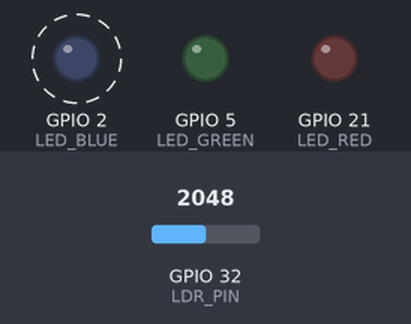
A program run on a simulated ESP32. Shown: output pins drawn as LEDs (lit = HIGH). Dashed ring = blinking. The inputs (shaded band) are chosen by the test bench; at power-on: GPIO 32 (LDR_PIN) = 2048. WiFi joins after 1.5 s; servers stay silent unless stated; what the program prints to the serial monitor is not drawn.

Above: at 3.39 s.
3.8 s: GPIO 32 (LDR_PIN) set to 1574
6.8 s: GPIO 32 (LDR_PIN) set to 1428
At 8.0 s:
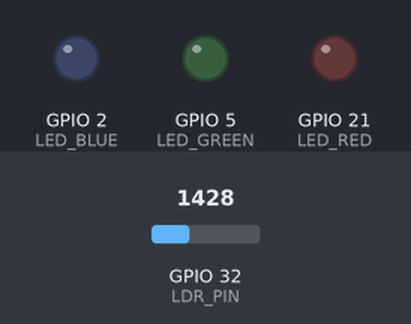
11.3 s: GPIO 32 (LDR_PIN) set to 1540
At 11.47 s:
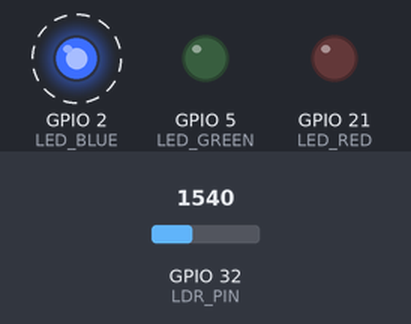
14.3 s: GPIO 32 (LDR_PIN) set to 1460
At 14.8 s:
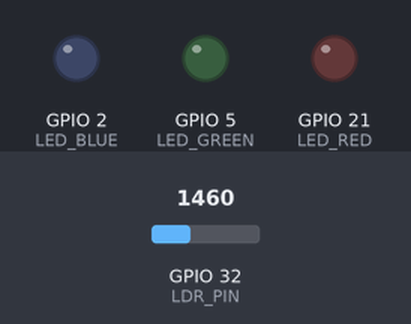
Timing chart, 0 to 16.8 s (numbered marks = the images above; inputs shaded):
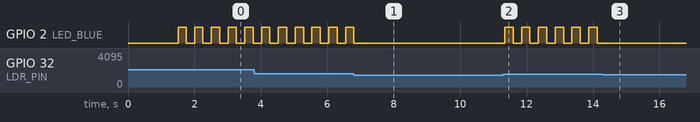

Measured:
- the behaviour switches between 1501 and 1500 on GPIO 32 (LDR_PIN) (found by bisection; images 0 and 1)
- after the input at 6.8 s, GPIO 2 (LED_BLUE): goes on until 6.8 s, then stays LOW
- after the input at 11.3 s, GPIO 2 (LED_BLUE): alternates HIGH for 0.25 s and LOW for 0.25 s, starting after 0.05 s
- after the input at 14.3 s, GPIO 2 (LED_BLUE): stops changing and stays LOW
- by itself, GPIO 2 (LED_BLUE): alternates HIGH for 0.25 s and LOW for 0.25 s

The program:

main.cpp
```cpp
#include <Arduino.h>
#include <WiFi.h>
#include <WebSocketsClient.h>
#include <ArduinoJson.h>

#include <secrets.h>
#include <wifi_log.h>

// EN: seminar-assignment — control system with feedback. The ESP32 is
//     a WebSocket client of the Node hub (port 8811). Browser buttons
//     send `LED` commands which set `greenIntention`; the chip drives
//     the green LED accordingly. A photoresistor on GPIO 32 is read
//     at ~20 Hz and streamed back as `fotoupornik`.
//
//     Feedback loop. The chip compares intention vs LDR:
//       intention=ON  + dark sensor   → "napaka_vklop"  (red reserve on,
//                                                        blue blinks)
//       intention=OFF + bright sensor → "napaka_izklop" (just blue blinks)
//       otherwise → "ok"
//     Status changes are pushed to the hub as `status` messages so the
//     UI can show an error banner. `LDR_THRESHOLD` is the single knob
//     — watch the chart with the LED on (uncovered) vs off, then set
//     it somewhere between the two plateaus.
// SL: seminar-assignment — kontrolni sistem s povratno zanko. ESP32 je
//     WebSocket odjemalec Node zvezdišča (vrata 8811). Gumbi v
//     brskalniku pošljejo ukaz `LED`, ki nastavi `greenIntention`;
//     čip ustrezno krmili zeleno LED. Fotoupornik na GPIO 32 se bere
//     ~20-krat na sekundo in pošilja kot `fotoupornik`.
//
//     Povratna zanka. Čip primerja ukaz in meritev LDR:
//       ukaz=VKLOP  + temno  → "napaka_vklop"  (rezervna rdeča sveti,
//                                                modra utripa)
//       ukaz=IZKLOP + svetlo → "napaka_izklop" (samo modra utripa)
//       sicer → "ok"
//     Spremembe stanja čip pošlje kot sporočilo `status`, da UI prikaže
//     pas z napako. `LDR_THRESHOLD` je edina nastavljiva vrednost — na
//     grafu opazuj vrednost ob prižgani (odkriti) in ob ugasnjeni LED,
//     nato izberi prag nekje med obema.
const uint16_t SERVER_PORT = 8811;

const uint8_t LED_BLUE  = 2;
const uint8_t LED_RED   = 21;
const uint8_t LED_GREEN = 5;
const uint8_t LDR_PIN   = 32;

const int      LDR_THRESHOLD     = 1500;
const uint32_t BLINK_INTERVAL_MS  = 250;
const uint32_t COMMAND_GRACE_MS   = 150;

enum ErrorState { ERR_NONE, ERR_VKLOP, ERR_IZKLOP };

WebSocketsClient webSocket;

bool       greenIntention     = false;
uint32_t   intentionChangedAt = 0;
int        ldrValue           = 0;
ErrorState errorState         = ERR_NONE;
ErrorState lastReported       = ERR_NONE;

uint32_t lastBlinkMs   = 0;
bool     blueBlinkPhase = false;

const char* statusName(ErrorState s) {
  switch (s) {
    case ERR_VKLOP:  return "napaka_vklop";
    case ERR_IZKLOP: return "napaka_izklop";
    default:         return "ok";
  }
}

void sendStatus(ErrorState s) {
  String payload = R"({"tipSporočila":"status","stanje":")";
  payload += statusName(s);
  payload += "\"}";
  webSocket.sendTXT(payload);
}

void onWebSocketEvent(WStype_t type, uint8_t* payload, size_t length) {
  switch (type) {
    case WStype_CONNECTED:
      Serial.printf("Povezana s strežnikom %s:%u\n", SERVER_HOST, SERVER_PORT);
      // EN: re-announce current status on (re)connect so a freshly
      //     loaded browser tab gets the banner state immediately.
      // SL: ob (ponovni) povezavi ponovno objavimo trenutno stanje, da
      //     sveže naložen zavihek brskalnika takoj dobi stanje pasu.
      lastReported = (ErrorState) -1;
      break;

    case WStype_DISCONNECTED:
      Serial.println("Povezava s strežnikom prekinjena.");
      break;

    case WStype_TEXT: {
      Serial.printf("Prejeto: %s\n", payload);

      StaticJsonDocument<256> doc;
      DeserializationError err = deserializeJson(doc, payload);
      if (err) {
        Serial.print("deserializeJson() — napaka: ");
        Serial.println(err.c_str());
        return;
      }

      const char* tip = doc["tipSporočila"];
      if (tip && strcmp(tip, "LED") == 0) {
        int pin      = doc["pin"];
        int vrednost = doc["vrednost"];
        if (pin == LED_GREEN) {
          bool newIntention = (vrednost == 1);
          if (newIntention != greenIntention) {
            greenIntention     = newIntention;
            intentionChangedAt = millis();
          }
        }
      }
      break;
    }

    default:
      break;
  }
}

void setup() {
  Serial.begin(115200);

  pinMode(LED_BLUE,  OUTPUT);
  pinMode(LED_RED,   OUTPUT);
  pinMode(LED_GREEN, OUTPUT);

  printWifiTarget();
  WiFi.begin(WIFI_SSID, WIFI_PASSWORD);

  while (WiFi.status() != WL_CONNECTED) {
    delay(500);
    Serial.println("Povezovanje z WiFi omrežjem ...");
  }

  Serial.println("Modul esp32 je povezan!");
  Serial.print("IP naslov esp32 modula: ");
  Serial.println(WiFi.localIP());

  for (int i = 0; i < 2; i++) {
    digitalWrite(LED_BLUE, HIGH); delay(250);
    digitalWrite(LED_BLUE, LOW);  delay(250);
  }

  webSocket.begin(SERVER_HOST, SERVER_PORT);
  webSocket.onEvent(onWebSocketEvent);
}

void loop() {
  webSocket.loop();

  ldrValue = analogRead(LDR_PIN);

  // EN: comparator — does the sensor agree with the command? `actuallyOn`
  //     is the measurement (bright = LED emitting). Three cases:
  //     intention ↔ measurement match → ok; intention ON but dark →
  //     fail_a (LED removed/burned/covered → light up the reserve);
  //     intention OFF but bright → fail_b (stuck on or external light →
  //     blue blink only, per assignment).
  // SL: komparator — se meritev ujema z ukazom? `actuallyOn` je meritev
  //     (svetlo = LED oddaja). Trije primeri: ukaz in meritev se ujemata
  //     → ok; ukaz VKLOP, a temno → napaka_vklop (LED odstranjena/
  //     pregorela/zakrita → prižgi rezervo); ukaz IZKLOP, a svetlo →
  //     napaka_izklop (zaklenjena ali zunanja svetloba → samo modra
  //     utripa, kot zahteva naloga).
  bool actuallyOn = (ldrValue > LDR_THRESHOLD);

  // EN: grace period after the intention flips — the LED takes a few ms
  //     to physically settle and the ADC needs one more loop iteration
  //     to catch up, so the comparator would otherwise fire one spurious
  //     error per button press. Skip the check for COMMAND_GRACE_MS.
  // SL: čas tolerance po spremembi ukaza — LED potrebuje nekaj ms, da
  //     fizično doseže novo stanje, ADC pa še eno ponovitev zanke, da
  //     to ujame; brez te tolerance bi komparator ob vsakem kliku gumba
  //     sprožil eno lažno napako. Komparator preskočimo za COMMAND_GRACE_MS.
  bool inGrace = (millis() - intentionChangedAt < COMMAND_GRACE_MS);

  if (inGrace) {
    errorState = ERR_NONE;
  } else if (greenIntention && !actuallyOn) {
    errorState = ERR_VKLOP;
  } else if (!greenIntention && actuallyOn) {
    errorState = ERR_IZKLOP;
  } else {
    errorState = ERR_NONE;
  }

  digitalWrite(LED_GREEN, greenIntention ? HIGH : LOW);
  digitalWrite(LED_RED,   (errorState == ERR_VKLOP) ? HIGH : LOW);

  // EN: non-blocking blue blink — only blinks while in error. We can't
  //     use delay() here without stalling the WebSocket loop, so toggle
  //     based on millis(). When ok, force blue off and reset the phase
  //     so the next error starts with a clean LOW edge.
  // SL: neblokirajoča modra utripa — utripa le med napako. delay() tu
  //     ni mogoč, ker bi ustavil WebSocket zanko, zato preklapljamo
  //     glede na millis(). V stanju ok modra je ugasnjena in fazo
  //     ponastavimo, da naslednja napaka začne na LOW.
  if (errorState != ERR_NONE) {
    if (millis() - lastBlinkMs >= BLINK_INTERVAL_MS) {
      lastBlinkMs = millis();
      blueBlinkPhase = !blueBlinkPhase;
      digitalWrite(LED_BLUE, blueBlinkPhase ? HIGH : LOW);
    }
  } else {
    digitalWrite(LED_BLUE, LOW);
    blueBlinkPhase = false;
  }

  // EN: only push a status message when state actually changes — avoids
  //     spamming the hub at 20 Hz. The UI keeps showing the last value.
  // SL: sporočilo `status` pošljemo le ob spremembi stanja — da ne
  //     zasujemo zvezdišča s 20 sporočili na sekundo. UI ohrani zadnjo
  //     prejeto vrednost.
  if (errorState != lastReported) {
    sendStatus(errorState);
    lastReported = errorState;
  }

  String payload = R"({"tipSporočila":"fotoupornik","pin":32,"vrednost":)";
  payload += String(ldrValue);
  payload += "}";
  webSocket.sendTXT(payload);

  delay(50);
}
```
